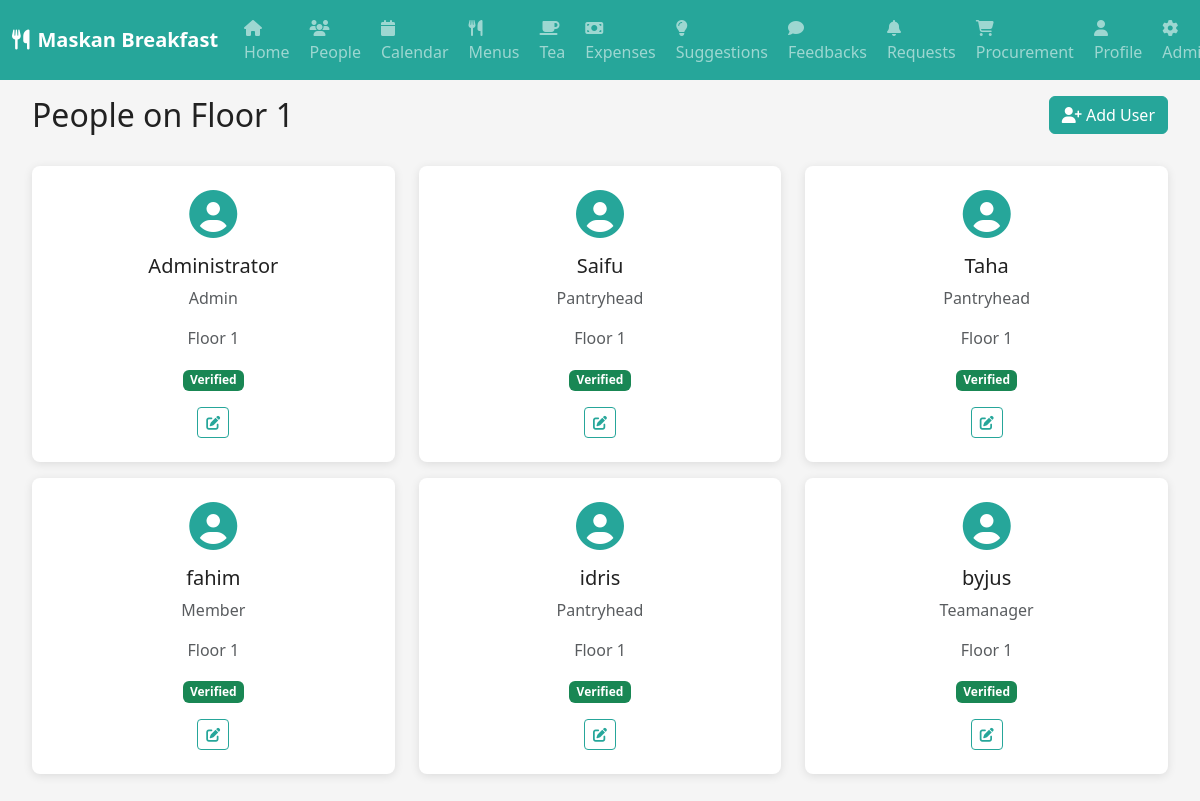
The app's page /people (signed in), older data.
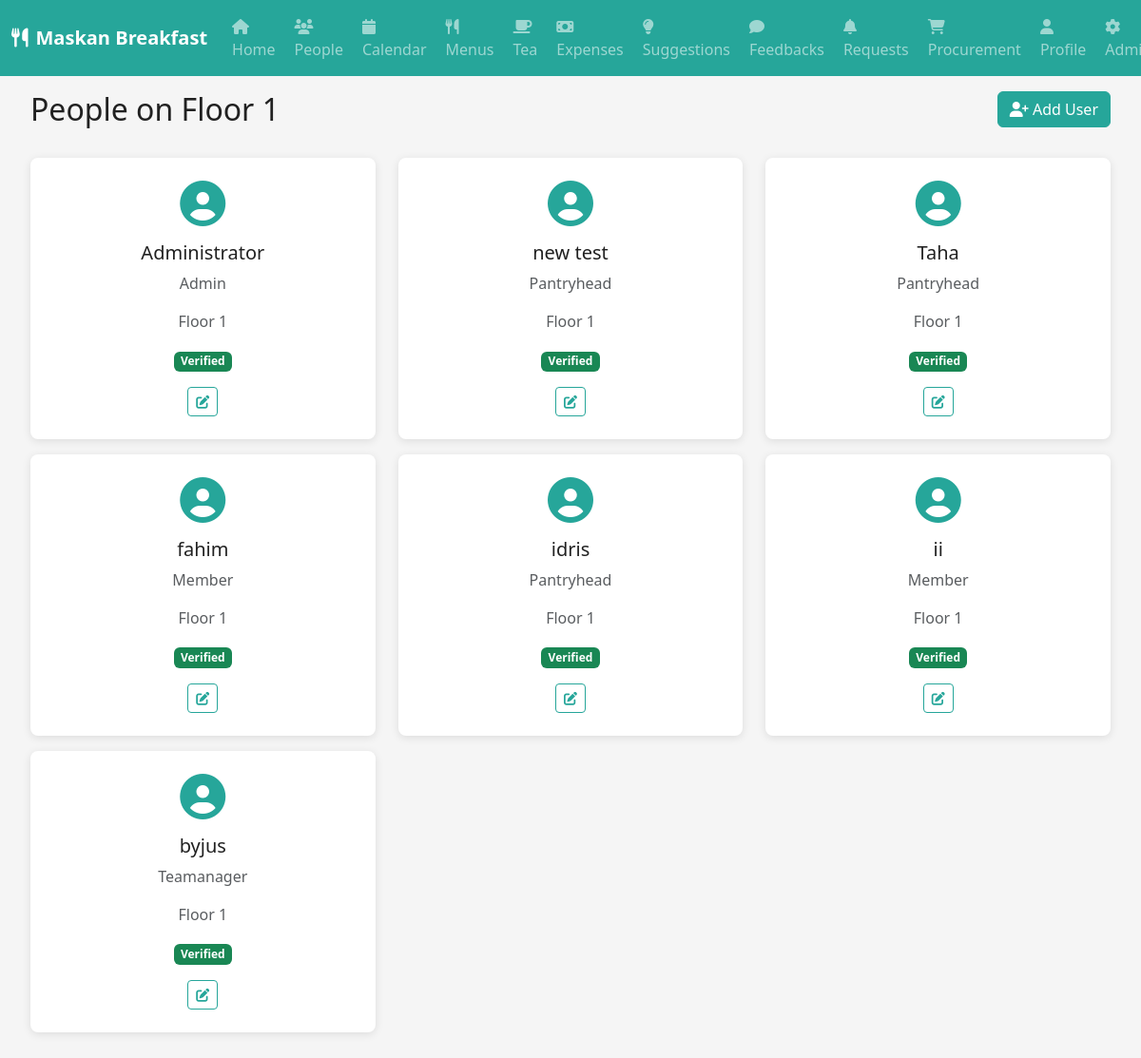
The same page, newer data.
### models.py (models this page shows)
class User(db.Model):
    id = db.Column(db.Integer, primary_key=True)
    username = db.Column(db.String(64), unique=True, nullable=True)
    email = db.Column(db.String(120), unique=True, nullable=False)
    password_hash = db.Column(db.String(256))
    role = db.Column(db.String(20), nullable=False)
    floor = db.Column(db.Integer, nullable=True)
    is_verified = db.Column(db.Boolean, default=False)
    profile_pic = db.Column(db.String(200), nullable=True)
    created_at = db.Column(db.DateTime, default=datetime.utcnow)
    updated_at = db.Column(db.DateTime, default=datetime.utcnow, onupdate=datetime.utcnow)

### routes.py (the view)
@app.route('/people')
def people():
    if 'user_id' not in session:
        return redirect(url_for('login'))
    user = User.query.get(session['user_id'])
    users = User.query.filter_by(floor=user.floor).all()
    return render_template('people.html', user=user, users=users)

### routes.py (called while the page is built)
@app.context_processor
def inject_user():
    if 'user_id' in session:
        user = User.query.get(session['user_id'])
        return dict(current_user=user)
    return dict(current_user=None)

### templates/people.html (shortened to what this page needs)
{% extends "base.html" %}
{% block content %}
<div class="container-fluid">
    <div class="row mb-4">
        <div class="col-md-6">
            <h2>People on Floor {{ current_user.floor }}</h2>
        </div>
        <div class="col-md-6 text-end">
            {% if current_user.role == 'admin' %}
            <button class="btn btn-teal" data-bs-toggle="modal" data-bs-target="#addUserModal">
                <i class="fas fa-user-plus"></i> Add User
            </button>
            {% endif %}
        </div>
    </div>
    <div class="row">
        {% for person in users %}
        <div class="col-md-6 col-lg-4 mb-3">
            <div class="people-card">
                <div class="people-avatar">
                    <i class="fas fa-user-circle fa-3x"></i>
                </div>
                <div class="people-info">
                    <h5>{{ person.username or person.email }}</h5>
                    <p class="text-muted">{{ person.role.title() }}</p>
                    <p class="text-muted">Floor {{ person.floor }}</p>
                    {% if person.is_verified %}
                        <span class="badge bg-success">Verified</span>
                    {% else %}
                        <span class="badge bg-warning">Pending Verification</span>
                    {% endif %}
                </div>
                {% if current_user.role == 'admin' %}
                <div class="people-actions">
                    <button class="btn btn-sm btn-outline-teal" onclick="editUser({{ person.id }})">
                        <i class="fas fa-edit"></i>
                    </button>
                </div>
                {% endif %}
            </div>
        </div>
        {% endfor %}
    </div>
</div>
{% endblock %}

Row changes from the older to the newer data that the page shows:
changed User: username "Saifu" → "new test"
now on this page (row edited): User: username "ii", role "Member", floor "1", is_verified "Verified"
